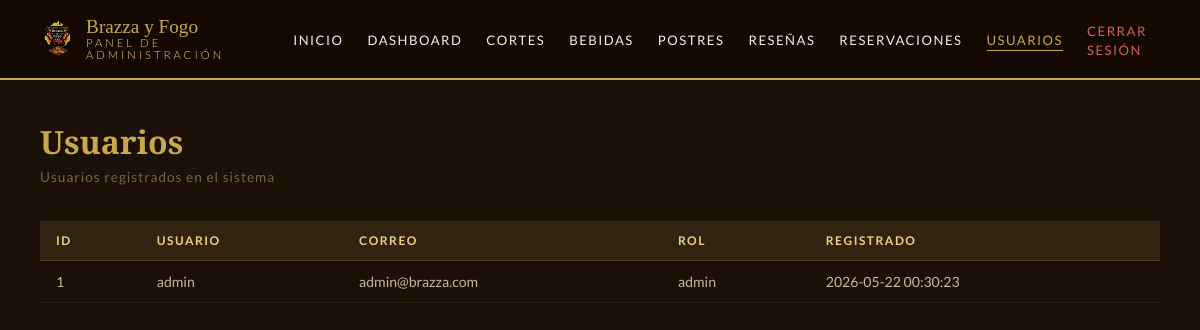
The page /admin/users.php (signed in) on the database its author committed.
### tables this page shows
CREATE TABLE users (
    id         INT AUTO_INCREMENT PRIMARY KEY,
    username   VARCHAR(50)  NOT NULL UNIQUE,
    email      VARCHAR(100) NOT NULL UNIQUE,
    password   VARCHAR(100) NOT NULL,
    role       ENUM('admin','user') DEFAULT 'user',
    created_at TIMESTAMP DEFAULT CURRENT_TIMESTAMP
);

### admin/users.php (the view, shortened to what this page needs)
<?php
    require '../db/db.php';
    $sql    = "SELECT id, username, email, role, created_at FROM users ORDER BY created_at DESC";
    $result = mysqli_query($conn, $sql);
?>
<!DOCTYPE html>
<html lang="es">
<head>
  <link rel="stylesheet" href="../assets/css/main.css">
  <link rel="stylesheet" href="../assets/css/admin.css">
</head>
<body>
  <nav class="admin-nav">
    <div class="brand" style="display:flex; align-items:center; gap:10px;">
      <img src="../assets/images/brazza_logo.png" alt="Logo" style="width:38px; height:38px; object-fit:contain; opacity:0.9;">
      <div>Brazza y Fogo<span>Panel de Administración</span></div>
    </div>
    <ul>
      <li><a href="../index.php">Inicio</a></li>
      <li><a href="dashboard.php">Dashboard</a></li>
      <li><a href="menu-food.php">Cortes</a></li>
      <li><a href="menu-drinks.php">Bebidas</a></li>
      <li><a href="menu-desserts.php">Postres</a></li>
      <li><a href="reviews.php">Reseñas</a></li>
      <li><a href="reservations.php">Reservaciones</a></li>
      <li><a href="users.php" class="active">Usuarios</a></li>
      <li><a href="../db/logout.php" class="nav-logout">Cerrar Sesión</a></li>
    </ul>
  </nav>
  <div class="admin-wrap">
    <h1 class="admin-page-title">Usuarios</h1>
    <p class="admin-page-sub">Usuarios registrados en el sistema</p>
    <div class="admin-table-wrap">
      <table class="admin-table">
        <thead>
          <tr>
            <th>ID</th>
            <th>Usuario</th>
            <th>Correo</th>
            <th>Rol</th>
            <th>Registrado</th>
          </tr>
        </thead>
        <tbody>
          <?php while($user = mysqli_fetch_array($result)) { ?>
            <tr>
              <td><?php echo $user['id']; ?></td>
              <td><?php echo $user['username']; ?></td>
              <td><?php echo $user['email']; ?></td>
              <td><?php echo $user['role']; ?></td>
              <td><?php echo $user['created_at']; ?></td>
            </tr>
          <?php } ?>
        </tbody>
      </table>
    </div>
  </div>
</body>
</html>

### assets/css/main.css (style rules this page uses)
:root { --gold: #c9a84c; --gold-light: #f0d080; --dark: #1a1008; --charcoal: #2c1f0e; --red: #8b1a1a; --cream: #f5efe0; --text: #3a2a10; }
* { margin: 0; padding: 0; box-sizing: border-box; }
body { background-color: var(--dark); color: var(--cream); font-family: 'Lato', sans-serif; }
nav { display: flex; justify-content: space-between; align-items: center; padding: 18px 60px; background: rgba(20, 10, 2, 0.95); border-bottom: 1px solid var(--gold); position: sticky; top: 0; z-index: 100; }
nav .brand { font-family: 'Playfair Display', serif; font-size: 1.4rem; color: var(--gold); line-height: 1.1; }
nav .brand span { display: block; font-size: 0.75rem; letter-spacing: 3px; color: var(--gold-light); font-family: 'Lato', sans-serif; font-weight: 300; text-transform: uppercase; }
nav ul { list-style: none; display: flex; gap: 36px; align-items: center; }
nav ul a { text-decoration: none; color: var(--cream); font-size: 0.85rem; letter-spacing: 2px; text-transform: uppercase; transition: color 0.3s; }

### assets/css/admin.css (style rules this page uses)
.admin-nav { display: flex; justify-content: space-between; align-items: center; padding: 16px 40px; background: rgba(20,10,2,0.98); border-bottom: 2px solid var(--gold); position: sticky; top: 0; z-index: 100; }
.admin-nav .brand { font-family: 'Playfair Display', serif; color: var(--gold); font-size: 1.2rem; }
.admin-nav .brand span { font-size: 0.7rem; letter-spacing: 3px; color: var(--gold-light); font-family: 'Lato', sans-serif; font-weight: 300; text-transform: uppercase; display: block; }
.admin-nav ul { list-style: none; display: flex; gap: 24px; align-items: center; }
.admin-nav ul a { text-decoration: none; color: var(--cream); font-size: 0.82rem; letter-spacing: 1.5px; text-transform: uppercase; transition: color 0.3s; }
.admin-nav ul a.active { color: var(--gold); border-bottom: 1px solid var(--gold); padding-bottom: 2px; }
.admin-nav ul .nav-logout { color: #d06060; }
.admin-wrap { max-width: 1200px; margin: 0 auto; padding: 40px 40px; }
.admin-page-title { font-family: 'Playfair Display', serif; color: var(--gold); font-size: 2rem; margin-bottom: 6px; }
.admin-page-sub { color: #7a6540; font-size: 0.85rem; letter-spacing: 1px; margin-bottom: 36px; }
.admin-table-wrap { overflow-x: auto; }
.admin-table { width: 100%; border-collapse: collapse; font-size: 0.88rem; }
.admin-table th { background: rgba(201,168,76,0.12); color: var(--gold-light); padding: 12px 16px; text-align: left; font-size: 0.75rem; letter-spacing: 1.5px; text-transform: uppercase; border-bottom: 1px solid rgba(201,168,76,0.3); }
.admin-table td { padding: 12px 16px; color: #c8b89a; border-bottom: 1px solid rgba(201,168,76,0.08); vertical-align: middle; }

### rows shown on the page
users: id "1", username "admin", email "admin@brazza.com", role "admin", created_at "2026-05-22 00:30:23"
